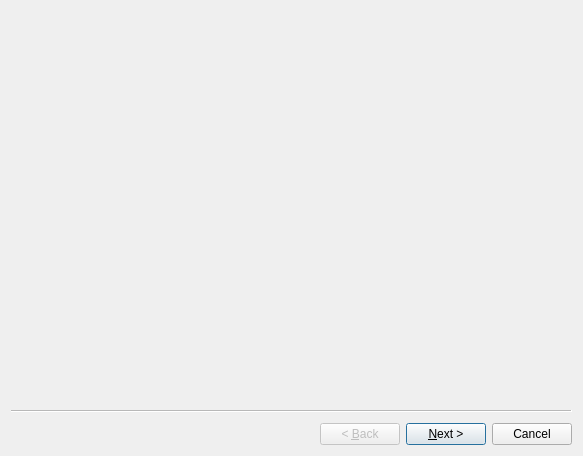
<?xml version="1.0" encoding="UTF-8"?>
<ui version="4.0">
 <class>Wizard</class>
 <widget class="QWizard" name="Wizard">
  <property name="geometry">
   <rect>
    <x>0</x>
    <y>0</y>
    <width>583</width>
    <height>456</height>
   </rect>
  </property>
  <property name="windowTitle">
   <string>Wizard</string>
  </property>
  <widget class="QWizardPage" name="wizardPage1">
   <layout class="QGridLayout" name="gridLayout">
    <item row="0" column="0">
     <widget class="QLabel" name="label">
      <property name="font">
       <font>
        <family>Terminus</family>
        <pointsize>10</pointsize>
       </font>
      </property>
      <property name="text">
       <string/>
      </property>
     </widget>
    </item>
   </layout>
  </widget>
  <widget class="QWizardPage" name="wizardPage2"/>
 </widget>
 <resources/>
 <connections/>
</ui>
